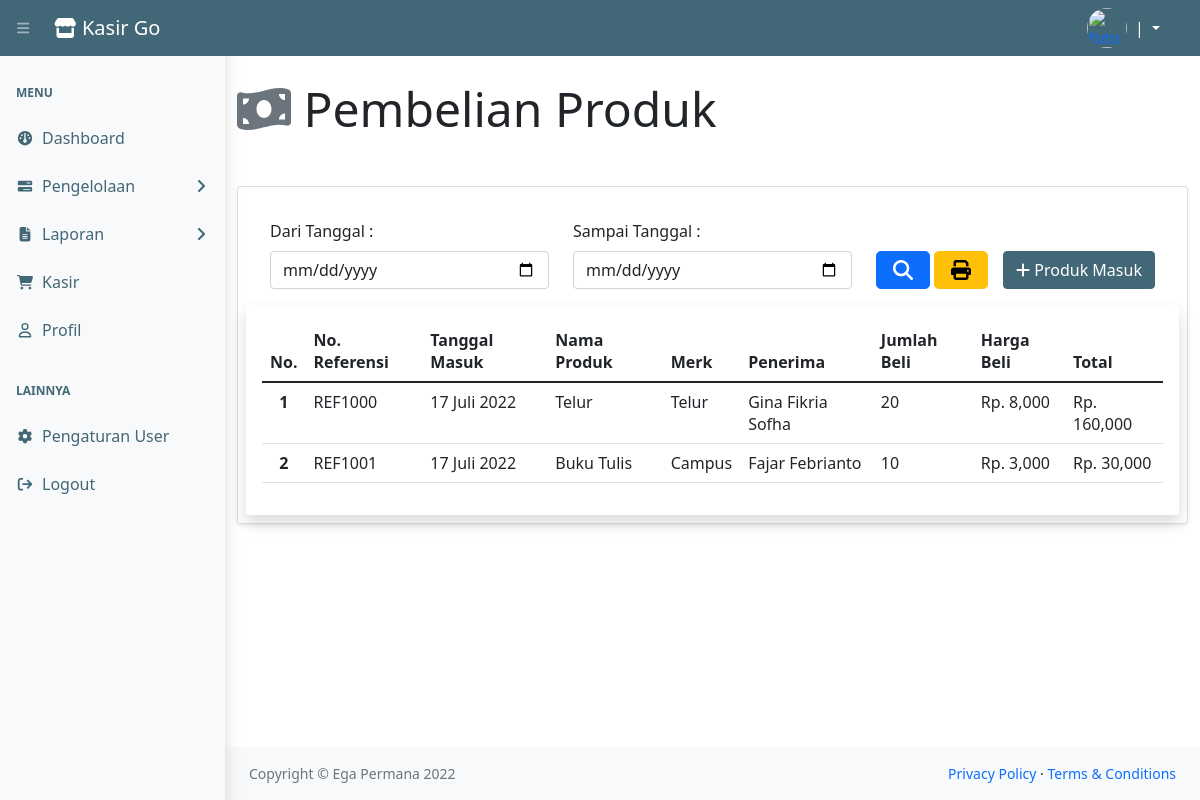
Screenshot of /proyek-kasir/administrator/lapPembelian.php with the database file from the repository.
### tables this page shows
CREATE TABLE `lappembelian` (
  `no_ref` varchar(200) NOT NULL,
  `id_Brg` int(11) NOT NULL,
  `jumlah` int(11) NOT NULL,
  `total` double NOT NULL,
  `penerima` varchar(200) NOT NULL,
  `tgl_masuk` date NOT NULL
);

CREATE TABLE `barang` (
  `id` int(11) NOT NULL,
  `id_kategori` int(11) NOT NULL,
  `nm_barang` text NOT NULL,
  `merk` varchar(200) NOT NULL,
  `hrg_beli` int(11) NOT NULL,
  `hrg_jual` int(11) NOT NULL,
  `id_satuan` int(11) NOT NULL,
  `stok` int(11) NOT NULL,
  `tgl_masuk` date NOT NULL,
  `tgl_edit` date DEFAULT NULL,
  `foto` text NOT NULL
);

### proyek-kasir/administrator/database.php (called while the page is built, shortened)
<?php
class database
{
  var $host = "localhost";
  var $user = "root";
  var $pass = "";
  var $db = "proyek_angkringan";
  var $koneksi = "";
  function __construct()
  {
    $this->koneksi = mysqli_connect($this->host, $this->user, $this->pass, $this->db);
  }
  function tgl_indo($tanggal)
  {
    $bulan = array(
      1 =>   'Januari',
      'Februari',
      'Maret',
      'April',
      'Mei',
      'Juni',
      'Juli',
      'Agustus',
      'September',
      'Oktober',
      'November',
      'Desember'
    );
    $pecahkan = explode('-', $tanggal);
    return $pecahkan[2] . ' ' . $bulan[(int)$pecahkan[1]] . ' ' . $pecahkan[0];
  }
  function tampilLapPembelian()
  {
    if (isset($_POST['dari']) && $_POST['sampai']) {
      $dari = $_POST['dari'];
      $sampai = $_POST['sampai'];
      $data = mysqli_query($this->koneksi, "SELECT lappembelian.*, barang. * FROM lappembelian JOIN barang ON lappembelian.id_Brg = barang.id  WHERE lappembelian.tgl_masuk BETWEEN '$dari' AND '$sampai'");
      while ($row = mysqli_fetch_array($data)) {
        $hasil[] = $row;
      }
      return $hasil;
    } else {
      $data = mysqli_query($this->koneksi, "SELECT lappembelian.*, barang. * FROM lappembelian JOIN barang ON lappembelian.id_Brg = barang.id ");
      while ($row = mysqli_fetch_array($data)) {
        $hasil[] = $row;
      }
      return $hasil;
    }
  }
}

### proyek-kasir/administrator/lapPembelian.php (the view, shortened to what this page needs)
<?php
class menu
{
  function __construct()
  {
    include "menu.php";
  }
}
$menu = new menu;
$db = new database();
$pembelian = $db->tampilLapPembelian();
?>
<!DOCTYPE html>
<html lang="en">
<head>
  <link href="https://cdn.jsdelivr.net/npm/simple-datatables@latest/dist/style.css" rel="stylesheet" />
  <link href="../templates/css/styles.css" rel="stylesheet" />
</head>
<body class="sb-nav-fixed hijauNom">
  <div id="layoutSidenav">
    <div id="layoutSidenav_content">
      <main>
        <div class="container overflow-hidden pb-3">
          <h1 class="mt-4 mb-5 display-5"><i class="fa-solid fa-money-bill-wave text-secondary"></i> Pembelian Produk</h1>
          <div class="card shadow-sm p-2">
            <div class="row mt-4 ">
              <form action="lapPembelian.php" method="POST">
                <div class="container px-4">
                  <div class="row gx-4">
                    <div class="col-4">
                      <div class="p-0">
                        <label class="form-label">Dari Tanggal :</label>
                        <input class="form-control" type="date" name="dari">
                      </div>
                    </div>
                    <div class="col-4">
                      <div class="p-0">
                        <label class="form-label">Sampai Tanggal :</label>
                        <input class="form-control" type="date" name="sampai">
                      </div>
                    </div>
                    <div class="col-4 ms-0">
                      <div class="p-0 pt-3 mt-3">
                        <button name="cariTgl" type="submit" class="btn btn-primary btn-lg"><i class="fa-solid fa-magnifying-glass"></i></button>
                        <?php if (isset($_POST['cariTgl'])) :
                          $dari = $_POST['dari'];
                          $sampai = $_POST['sampai'];
                        ?>
                          <a href="cetak_pembelian.php?awal=<?= $dari; ?>&&akhir=<?= $sampai; ?>" target="_blank" type="submit" class="btn btn-warning btn-lg"><i class="fa-solid fa-print"></i></a>
                        <?php else : ?>
                          <a href="cetak_pembelian.php" target="_blank" type="submit" class="btn btn-warning btn-lg"><i class="fa-solid fa-print"></i></a>
                        <?php endif; ?>
                        <a href="tambahPembelian.php" class="btn btn-success float-end"><i class="fa-solid fa-plus"></i> Produk Masuk</a>
                      </div>
                    </div>
                  </div>
                </div>
              </form>
            </div>
            <div class="card border-0 shadow">
              <div class="card-body table-responsive border-0">
                <table class="table table-hover table-border-0">
                  <thead class="table">
                    <tr>
                      <th>No.</th>
                      <th>No. Referensi</th>
                      <th>Tanggal Masuk</th>
                      <th>Nama Produk</th>
                      <th>Merk</th>
                      <th>Penerima</th>
                      <th>Jumlah Beli</th>
                      <th>Harga Beli</th>
                      <th>Total</th>
                    </tr>
                  </thead>
                  <tbody>
                    <?php
                    $no = 1;
                    foreach ($pembelian as $row) {
                    ?>
                      <tr>
                        <th class="text-center"><?= $no++; ?></th>
                        <td class="text-uppercase"><?= $row['no_ref']; ?></td>
                        <td><?= $db->tgl_indo(date($row['tgl_masuk'])); ?></td>
                        <td><?= $row['nm_barang']; ?></td>
                        <td><?= $row['merk']; ?></td>
                        <td><?= $row['penerima']; ?></td>
                        <td><?= $row['jumlah']; ?></td>
                        <td><?= 'Rp. ' . number_format($row['hrg_beli']); ?></td>
                        <td><?= 'Rp. ' . number_format($row['total']); ?></td>
                      </tr>
                    <?php } ?>
                  </tbody>
                </table>
              </div>
            </div>
          </div>
        </div>
      </main>
      <footer class="py-3 bg-light mt-auto">
        <div class="container-fluid px-4">
          <div class="d-flex align-items-center justify-content-between small">
            <div class="text-muted">Copyright &copy; Ega Permana 2022</div>
            <div>
              <a href="#">Privacy Policy</a>
              &middot;
              <a href="#">Terms &amp; Conditions</a>
            </div>
          </div>
        </div>
      </footer>
    </div>
  </div>
</body>
</html>

### proyek-kasir/administrator/menu.php (shortened to what this page needs)
<?php
include 'database.php';
?>
<nav class="sb-topnav navbar navbar-expand navbar-dark hijauTua">
  <button class="btn btn-link btn-sm order-1 order-lg-0 me-4 me-lg-0 ms-2" id="sidebarToggle" href="#!"><i class="fas fa-bars"></i></button>
  <a class="navbar-brand ps-3" href="index.php"><i class="fa-solid fa-store"></i> Kasir Go</a>
  <div class="d-none d-md-inline-block form-inline ms-auto me-0 me-md-2 my-2 my-md-0">
    <ul class="navbar-nav ms-auto ms-md-0 me-3 me-lg-4">
      <a href="dataUser.php">
        <img src="../img/profil/<?= $_SESSION['foto']; ?>" alt="foto" class="nav nav-item rounded-circle" width="40">
      </a>
      <li class="nav-item dropdown">
        <a class="nav-link dropdown-toggle text-white" id="navbarDropdown" href="#" role="button" data-bs-toggle="dropdown" aria-expanded="false"><?= $_SESSION['nama']; ?> | <?= $_SESSION['level']; ?></a>
      </li>
    </ul>
  </div>
</nav>
<div id="layoutSidenav">
  <div id="layoutSidenav_nav">
    <nav class="sb-sidenav accordion bg-light shadow" id="sidenavAccordion">
      <div class="sb-sidenav-menu">
        <div class="nav">
          <div class="sb-sidenav-menu-heading hijauText">Menu</div>
          <a class="nav-link hijauText" href="index.php" style="color: #426777;">
            <div class="sb-nav-link-icon hijauText"><i class="fa-solid fa-fw fa-gauge hijauText"></i></div>
            Dashboard
          </a>
          <a class="nav-link collapsed hijauText" style="color: #426777;" href="#" data-bs-toggle="collapse" data-bs-target="#collapseLayouts" aria-expanded="false" aria-controls="collapseLayouts">
            <div class="sb-nav-link-icon hijauText"><i class="fa-solid fa-fw fa-bars-progress"></i></div>
            Pengelolaan
            <div class="sb-sidenav-collapse-arrow"><i class="fas fa-angle-down"></i></div>
          </a>
          <a class="nav-link collapsed hijauText" style="color: #426777;" href="#" data-bs-toggle="collapse" data-bs-target="#collapseLayouts3" aria-expanded="false" aria-controls="collapseLayouts">
            <div class="sb-nav-link-icon hijauText"><i class="fa-solid fa-fw fa-file-lines"></i></div>
            Laporan
            <div class="sb-sidenav-collapse-arrow"><i class="fas fa-angle-down"></i></div>
          </a>
          <a class="nav-link hijauText" style="color: #426777;" href="dataPenjualan.php">
            <div class="sb-nav-link-icon hijauText"><i class="fa-solid fa-fw fa-cart-shopping"></i></div>
            Kasir
          </a>
          <a class="nav-link hijauText" style="color: #426777;" href="dataUser.php">
            <div class="sb-nav-link-icon hijauText"><i class="fa-regular fa-fw fa-user"></i></div>
            Profil
          </a>
          <div class="sb-sidenav-menu-heading hijauText">Lainnya</div>
          <a class="nav-link hijauText" style="color: #426777;" href="userAdmin.php">
            <div class="sb-nav-link-icon hijauText"><i class="fa-solid fa-fw fa-gear"></i></div>
            Pengaturan User
          </a>
          <a class="nav-link hijauText" style="color: #426777;" onclick="javascript: return confirm('Apakah Anda yakin ingin keluar dari sistem?')" href="<?= "../prosesLogin.php?aksi=logout"; ?>">
            <div class="sb-nav-link-icon hijauText"><i class="fa-solid fa-fw fa-arrow-right-from-bracket"></i></div>
            Logout
          </a>
        </div>
      </div>
    </nav>
  </div>
</div>

### proyek-kasir/administrator/menu.php (style rules this page uses)
.hijauTua { background-color: #426777; }
.hijauText { color: #426777; }
.hijauNom { background-color: white; }

### proyek-kasir/administrator/lapPembelian.php (style rules this page uses)
body { background-color: #f5f5f5; }
a { text-decoration: none; }

### rows the page displays
lappembelian: no_ref "REF1000", barang.tgl_masuk "17 Juli 2022", barang.nm_barang "Telur", barang.merk "Telur", penerima "Gina Fikria Sofha", jumlah "20", barang.hrg_beli "8,000", total "160,000"
lappembelian: no_ref "REF1001", barang.tgl_masuk "17 Juli 2022", barang.nm_barang "Buku Tulis", barang.merk "Campus", penerima "Fajar Febrianto", jumlah "10", barang.hrg_beli "3,000", total "30,000"
